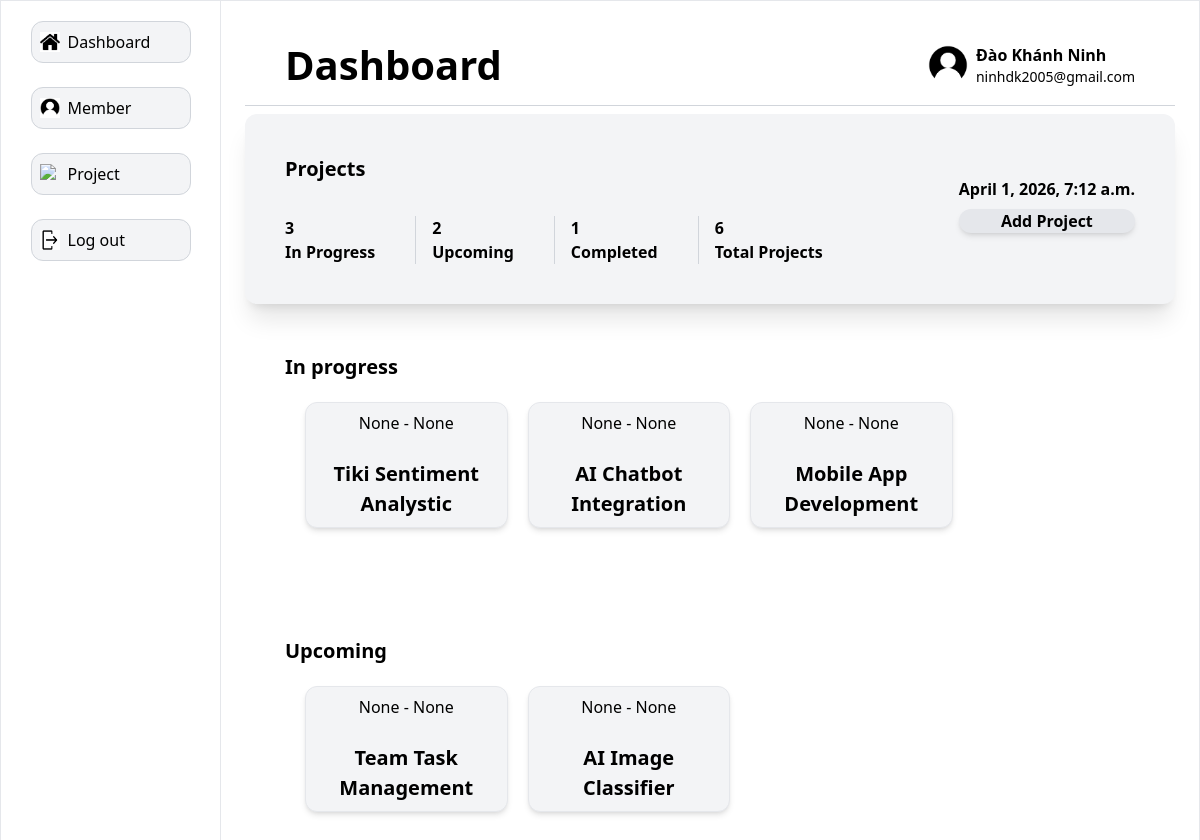
Screenshot of /dashboard/ (signed in) with the database file from the repository.
### main/models.py (models this page shows, shortened)
class Users(AbstractUser):
    gender_dict = {
        'Male': 'Male',
        'Female': 'Female'
    }
    role_dict = {
        'Manager': 'Manager',
        'Staff': 'Staff'
    }
    full_name = models.CharField(max_length=100, blank=True, null=True)
    role = models.CharField(max_length=20, blank=True, null=True, choices=role_dict)
    gender = models.CharField(max_length=50, blank=True, null=True, choices=gender_dict)
    date_of_birth = models.DateField(blank=True, null=True)

class Project(models.Model):
    status_dict = [
        ('In processing', 'In processing'),
        ('Completed', 'Completed'),
        ('Upcoming', 'Upcoming')
    ]
    project_id = models.AutoField(primary_key=True)
    project_name = models.CharField(max_length=100, blank=True, null=True)
    description = models.TextField(blank=True, null=True)
    start_date = models.DateField(blank=True, null=True)
    end_date = models.DateField(blank=True, null=True)
    created_by = models.ForeignKey(
        Users,
        on_delete=models.PROTECT,
        related_name='projects'
    )
    status_project = models.CharField(max_length=50, blank=True, null=True, choices=status_dict)

### main/views.py (the view)
# urls.py: path('dashboard/', views.dashboard, name='dashboard'),
@login_required
def dashboard(request):
    user = Users.objects.all()
    projects = Project.objects.all()
    total_in_processing_projects = projects.filter(status_project='In processing').count()
    in_processing_projects = projects.filter(status_project='In processing').order_by('-start_date')[:4]
    total_completed_projects = projects.filter(status_project='Completed').count()
    completed_projects = projects.filter(status_project='Completed').order_by('-end_date')[:4]
    total_upcoming_projects = projects.filter(status_project='Upcoming').count()
    upcoming_projects = projects.filter(status_project='Upcoming').order_by('start_date')[:4]
    total_projects = projects.count()
    date = timezone.now()
    context = {
        'users': user,
        'in_processing_projects_count': total_in_processing_projects,
        'completed_projects_count': total_completed_projects,
        'upcoming_projects_count': total_upcoming_projects,
        'total_projects': total_projects,
        'date': date,
        'in_processing_projects': in_processing_projects,
        'completed_projects': completed_projects,
        'upcoming_projects': upcoming_projects
    }
    return render(request, 'main/dashboard.html', context=context)

### main/templates/main/dashboard.html (shortened to what this page needs)
{% extends 'side_bar_member.html' %}
{% load static %}
{% block content %}
<div class="items-center border-b border-gray-300 flex flex-row p-10 justify-between w-full max-w-full h-[80px]">
    <div><h1 class="text-[40px] font-bold text-5xl">Dashboard</h1></div>
    <div class="flex flex-row">
        <div class="flex flex-row">
            <button onclick="openModal('{{ user.id }}')"><img src="{% static 'icons/profile.png' %}" alt="user icon" class="w-10 mr-2"></button>
            <div>
                <h2 class="font-bold">{{ user.full_name }}</h2>
                <h3 class="text-sm">{{ user.email }}</h3>
            </div>
        </div>
    </div>
</div>
<div class="flex flex-row items-center border-gray-200 rounded-xl mt-2 mr-[20px] p-10 bg-gray-100 shadow-xl justify-between w-full">
    <div>
        <div><h2 class="font-bold text-[20px] mb-8">Projects</h2></div>
        <div class="flex flex-row">
            <div class="border-r border-gray-300 mr-4 pr-10"><p><span class="font-bold">{{ in_processing_projects_count }}<br> In Progress</span></p></div>
            <div class="border-r border-gray-300 mr-4 pr-10"><p><span class="font-bold">{{ upcoming_projects_count }}<br> Upcoming</span></p></div>
            <div class="border-r border-gray-300 mr-4 pr-10"><p><span class="font-bold">{{ completed_projects_count }} <br> Completed</span></p></div>
            <div><p><span class="font-bold">{{ total_projects }}<br> Total Projects</span></p></div>
        </div>
    </div>
    <div>
        <div class="text-center mb-2"><h2><span class="font-bold">{{ date }}</span></h2></div>
        {% if request.user.role == 'Manager' %}
        <div class="border-white mb-2 rounded-xl text-center shadow-md bg-gray-200"><a href="{% url 'create_project' %}"><span class="font-bold">Add Project</span></a></div>
        {% endif %}
    </div>
</div>
<div class="border-white flex flex-col mt-2 p-10 w-full max-w-full">
    <div><h2 class="font-bold text-[20px]">In progress</h2></div>
    <div class="overflow-x-auto flex flex-row space-x-5 border-gray-300 rounded-xl p-5">
        {% for project in in_processing_projects %}
        <div class="w-1/4 flex-shrink-0 border border-gray-200 rounded-xl p-2 text-center bg bg-gray-100 shadow-md transition delay-150 duration-300 ease-in-out hover:bg-gray-200 hover:scale-105">
            <h3 class="text-center">{{project.start_date}} - {{project.end_date}}</h3> <br>
            <a href="{% url 'task' project.project_id %}"><span class="font-bold text-[20px] text-center">{{ project.project_name }}</span></a> <br>
        </div>
        {% endfor %}
    </div>
</div>
<div class="flex flex-col mt-2 p-10 w-full max-w-full">
    <div><h2 class="font-bold text-[20px]">Upcoming</h2></div>
    <div class="overflow-x-auto flex flex-row space-x-5 border-gray-300 rounded-xl p-5">
        {% for project in upcoming_projects %}
        <div class="w-1/4 flex-shrink-0 border border-gray-200 rounded-xl p-2 text-center bg bg-gray-100 shadow-md transition delay-150 duration-300 ease-in-out hover:bg-gray-200 hover:scale-105">
            <h3 class="text-center">{{ project.start_date }} - {{ project.end_date }}</h3> <br>
            <a href="{% url 'task' project.project_id %}"><span class="font-bold text-[20px] text-center">{{ project.project_name }}</span></a> <br>
        </div>
        {% endfor %}
    </div>
</div>
{% endblock %}

### rows the page displays
Users: full_name "Đào Khánh Ninh", email "ninhdk2005@gmail.com"
Project: start_date "None", end_date "None", project_name "Tiki Sentiment Analystic"
Project: start_date "None", end_date "None", project_name "AI Chatbot Integration"
Project: start_date "None", end_date "None", project_name "Mobile App Development"
Project: start_date "None", end_date "None", project_name "Team Task Management"
Project: start_date "None", end_date "None", project_name "AI Image Classifier"

### other values shown
{{ in_processing_projects_count }} "3"
{{ upcoming_projects_count }} "2"
{{ completed_projects_count }} "1"
{{ total_projects }} "6"
